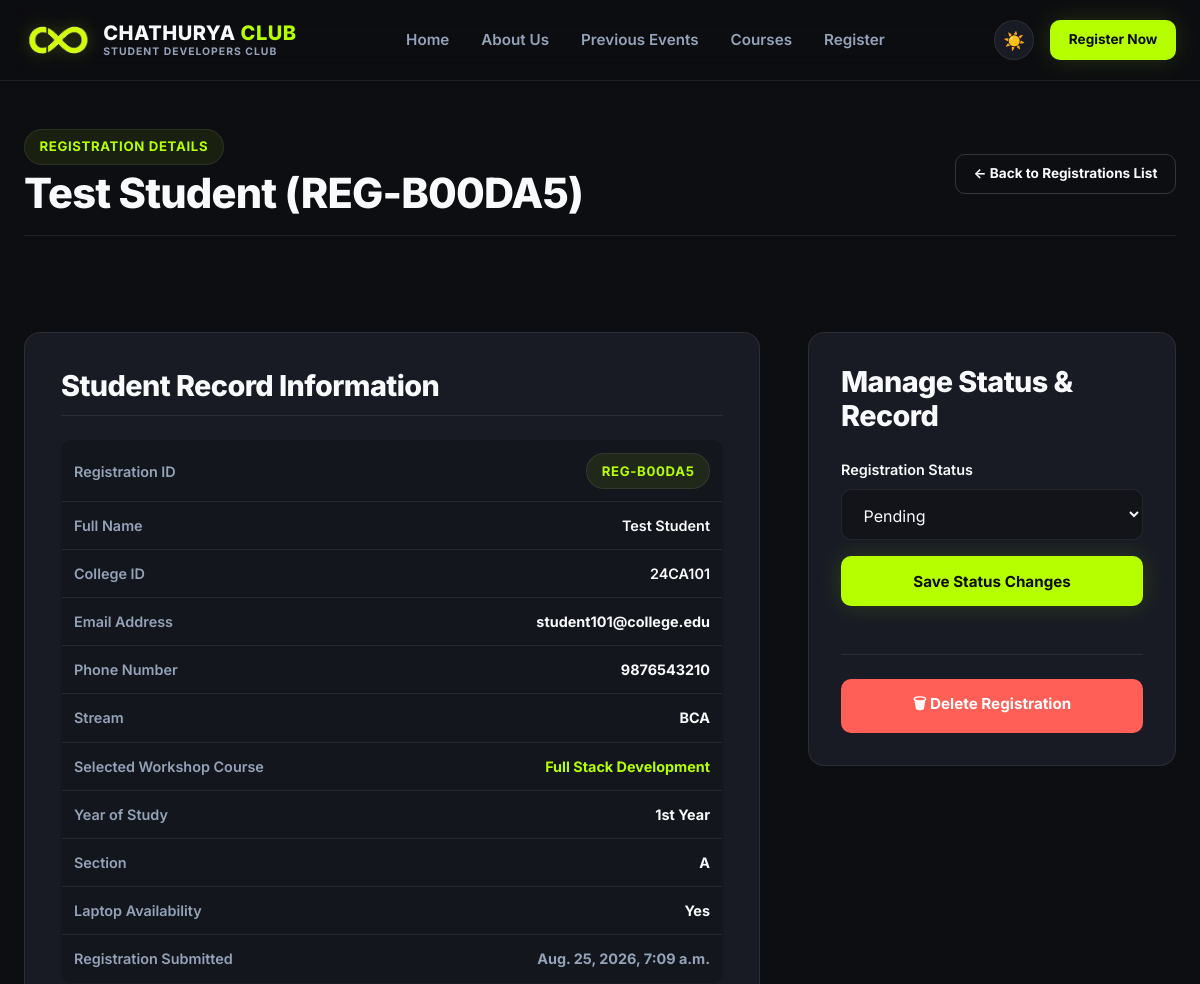
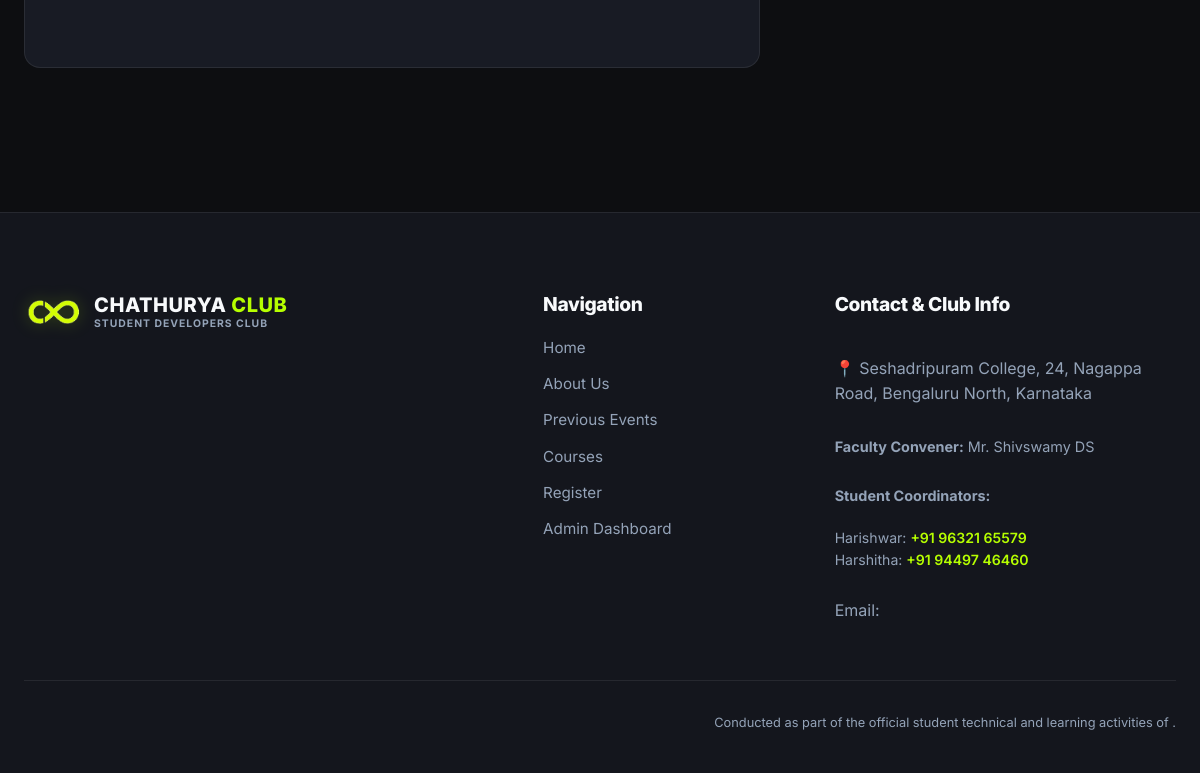
The page /custom-admin/registrations/REG-B00DA5/ (signed in) on the database its author committed (2 pictures, top to bottom).
### workshop/models.py (models this page shows, shortened)
class Registration(models.Model):
    STREAM_CHOICES = [
        ('BCA', 'BCA'),
        ('B.Com', 'B.Com'),
        ('BBA', 'BBA'),
        ('B.Com A/F', 'B.Com A/F'),
        ('B.Com Logistics', 'B.Com Logistics'),
        ('B.Com with CA', 'B.Com with CA'),
    ]
    COURSE_CHOICES = [
        ('Full Stack Development', 'Full Stack Development'),
        ('Data Analytics', 'Data Analytics'),
    ]
    YEAR_CHOICES = [
        ('1st Year', '1st Year'),
        ('2nd Year', '2nd Year'),
        ('3rd Year', '3rd Year'),
        ('4th Year', '4th Year'),
    ]
    SECTION_CHOICES = [(c, c) for c in ['A', 'B', 'C', 'D', 'E', 'F', 'G', 'H', 'I', 'J']]
    STATUS_CHOICES = [
        ('Pending', 'Pending'),
        ('Confirmed', 'Confirmed'),
        ('Cancelled', 'Cancelled'),
    ]
    registration_id = models.CharField(max_length=50, unique=True, editable=False)
    full_name = models.CharField(max_length=200)
    college_id = models.CharField(max_length=50)
    email = models.EmailField()
    phone = models.CharField(max_length=15)
    stream = models.CharField(max_length=50, choices=STREAM_CHOICES)
    course = models.CharField(max_length=100, choices=COURSE_CHOICES)
    year_of_study = models.CharField(max_length=50, choices=YEAR_CHOICES)
    section = models.CharField(max_length=10, choices=SECTION_CHOICES)
    has_laptop = models.CharField(max_length=10, choices=[('Yes', 'Yes'), ('No', 'No')])
    status = models.CharField(max_length=20, choices=STATUS_CHOICES, default='Pending')
    registration_date = models.DateTimeField(auto_now_add=True)
    class Meta:
        ordering = ['-registration_date']

### workshop/views.py (the view)
# urls.py: path('custom-admin/registrations/<str:reg_id>/', views.admin_registration_detail_view, name='admin_registration_detail'),
@user_passes_test(is_staff_user, login_url='admin_login')
def admin_registration_detail_view(request, reg_id):
    registration = get_object_or_404(Registration, registration_id=reg_id)
    if request.method == 'POST':
        if 'delete_registration' in request.POST:
            registration.delete()
            messages.success(request, 'Registration deleted successfully.')
            return redirect('admin_registrations_list')
        form = RegistrationAdminForm(request.POST, instance=registration)
        if form.is_valid():
            form.save()
            messages.success(request, 'Registration status updated successfully.')
            return redirect('admin_registration_detail', reg_id=registration.registration_id)
    else:
        form = RegistrationAdminForm(instance=registration)
    context = {
        'registration': registration,
        'form': form,
    }
    return render(request, 'workshop/dashboard/registration_detail.html', context)

### workshop/forms.py
class RegistrationAdminForm(forms.ModelForm):
    class Meta:
        model = Registration
        fields = '__all__'
        widgets = {
            'full_name': forms.TextInput(attrs={'class': 'form-control'}),
            'college_id': forms.TextInput(attrs={'class': 'form-control'}),
            'email': forms.EmailInput(attrs={'class': 'form-control'}),
            'phone': forms.TextInput(attrs={'class': 'form-control'}),
            'stream': forms.Select(attrs={'class': 'form-control'}),
            'course': forms.Select(attrs={'class': 'form-control'}),
            'year_of_study': forms.Select(attrs={'class': 'form-control'}),
            'section': forms.Select(attrs={'class': 'form-control'}),
            'has_laptop': forms.Select(attrs={'class': 'form-control'}, choices=[('Yes', 'Yes'), ('No', 'No')]),
            'status': forms.Select(attrs={'class': 'form-control'}),
        }

### workshop/views.py (called while the page is built)
def is_staff_user(user):
    return user.is_authenticated and user.is_staff

### workshop/templates/workshop/dashboard/registration_detail.html (shortened to what this page needs)
{% extends 'workshop/base.html' %}
{% load static %}
{% block content %}
<section class="detail-section" style="padding-top: 3rem; padding-bottom: 5rem;">
  <div class="container">
    <div style="display: flex; justify-content: space-between; align-items: center; flex-wrap: wrap; gap: 1rem; margin-bottom: 2rem; border-bottom: 1px solid var(--border-subtle); padding-bottom: 1rem;">
      <div>
        <div class="badge" style="margin-bottom: 0.25rem;">Registration Details</div>
        <h2>{{ registration.full_name }} ({{ registration.registration_id }})</h2>
      </div>
      <div>
        <a href="{% url 'admin_registrations_list' %}" class="btn btn-secondary btn-sm">← Back to Registrations List</a>
      </div>
    </div>
    <div class="detail-grid">
      <div class="detail-main">
        <div class="detail-card">
          <h3>Student Record Information</h3>
          <table class="confirmation-table" style="width: 100%; border-collapse: collapse; margin-top: 1rem;">
            <tbody>
              <tr style="border-bottom: 1px solid var(--border-subtle);"><th style="padding: 0.75rem; text-align: left; color: var(--text-secondary);">Registration ID</th><td style="padding: 0.75rem; text-align: right;"><span class="badge">{{ registration.registration_id }}</span></td></tr>
              <tr style="border-bottom: 1px solid var(--border-subtle);"><th style="padding: 0.75rem; text-align: left; color: var(--text-secondary);">Full Name</th><td style="padding: 0.75rem; text-align: right; font-weight: 600; color: var(--text-primary);">{{ registration.full_name }}</td></tr>
              <tr style="border-bottom: 1px solid var(--border-subtle);"><th style="padding: 0.75rem; text-align: left; color: var(--text-secondary);">College ID</th><td style="padding: 0.75rem; text-align: right; font-weight: 600;">{{ registration.college_id }}</td></tr>
              <tr style="border-bottom: 1px solid var(--border-subtle);"><th style="padding: 0.75rem; text-align: left; color: var(--text-secondary);">Email Address</th><td style="padding: 0.75rem; text-align: right;">{{ registration.email }}</td></tr>
              <tr style="border-bottom: 1px solid var(--border-subtle);"><th style="padding: 0.75rem; text-align: left; color: var(--text-secondary);">Phone Number</th><td style="padding: 0.75rem; text-align: right;">{{ registration.phone }}</td></tr>
              <tr style="border-bottom: 1px solid var(--border-subtle);"><th style="padding: 0.75rem; text-align: left; color: var(--text-secondary);">Stream</th><td style="padding: 0.75rem; text-align: right;">{{ registration.stream }}</td></tr>
              <tr style="border-bottom: 1px solid var(--border-subtle);"><th style="padding: 0.75rem; text-align: left; color: var(--text-secondary);">Selected Workshop Course</th><td style="padding: 0.75rem; text-align: right; font-weight: 700; color: var(--accent);">{{ registration.course }}</td></tr>
              <tr style="border-bottom: 1px solid var(--border-subtle);"><th style="padding: 0.75rem; text-align: left; color: var(--text-secondary);">Year of Study</th><td style="padding: 0.75rem; text-align: right;">{{ registration.year_of_study }}</td></tr>
              <tr style="border-bottom: 1px solid var(--border-subtle);"><th style="padding: 0.75rem; text-align: left; color: var(--text-secondary);">Section</th><td style="padding: 0.75rem; text-align: right;">{{ registration.section }}</td></tr>
              <tr style="border-bottom: 1px solid var(--border-subtle);"><th style="padding: 0.75rem; text-align: left; color: var(--text-secondary);">Laptop Availability</th><td style="padding: 0.75rem; text-align: right;">{{ registration.has_laptop }}</td></tr>
              <tr><th style="padding: 0.75rem; text-align: left; color: var(--text-secondary);">Registration Submitted</th><td style="padding: 0.75rem; text-align: right; font-size: 0.9rem; color: var(--text-secondary);">{{ registration.registration_date }}</td></tr>
            </tbody>
          </table>
        </div>
      </div>
      <aside class="detail-sidebar">
        <div class="sidebar-card">
          <h3>Manage Status &amp; Record</h3>
          <form method="POST">
            <div class="form-group">
              <label for="{{ form.status.id_for_label }}">Registration Status</label>
              {{ form.status }}
            </div>
            <div style="margin-top: 1rem;">
              <button type="submit" class="btn btn-primary btn-block" style="padding: 0.9rem;">
                Save Status Changes
              </button>
            </div>
          </form>
          <form method="POST" style="margin-top: 1.5rem; border-top: 1px solid var(--border-subtle); padding-top: 1.5rem;" onsubmit="return confirm('Are you sure you want to delete this registration permanently?');">
            <button type="submit" name="delete_registration" class="btn btn-block" style="background: #ff5f56; color: #fff; padding: 0.8rem;">
              🗑 Delete Registration
            </button>
          </form>
        </div>
      </aside>
    </div>
  </div>
</section>
{% endblock %}

### rows shown on the page
Registration: full_name "Test Student", registration_id "REG-B00DA5", college_id "24CA101", email "student101@college.edu", phone "9876543210", stream "BCA", course "Full Stack Development", year_of_study "1st Year", section "A", has_laptop "Yes", registration_date "Aug. 25, 2026, 7:09 a.m.", status "Pending"
